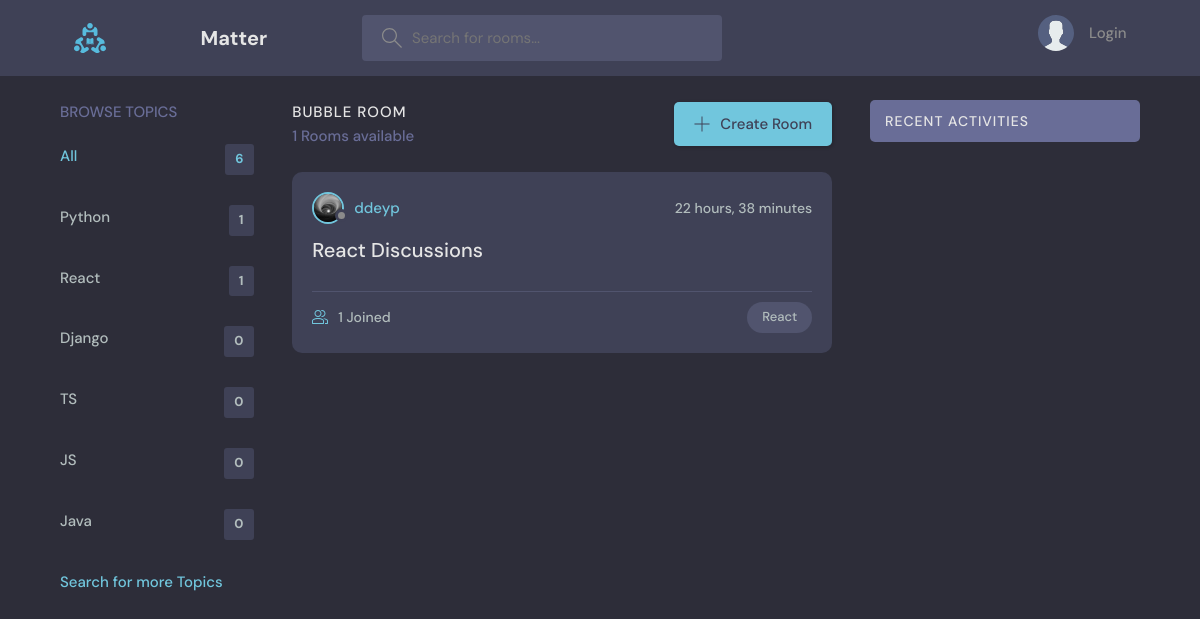
/matter/?q=React, run on an earlier commit of the app's database.
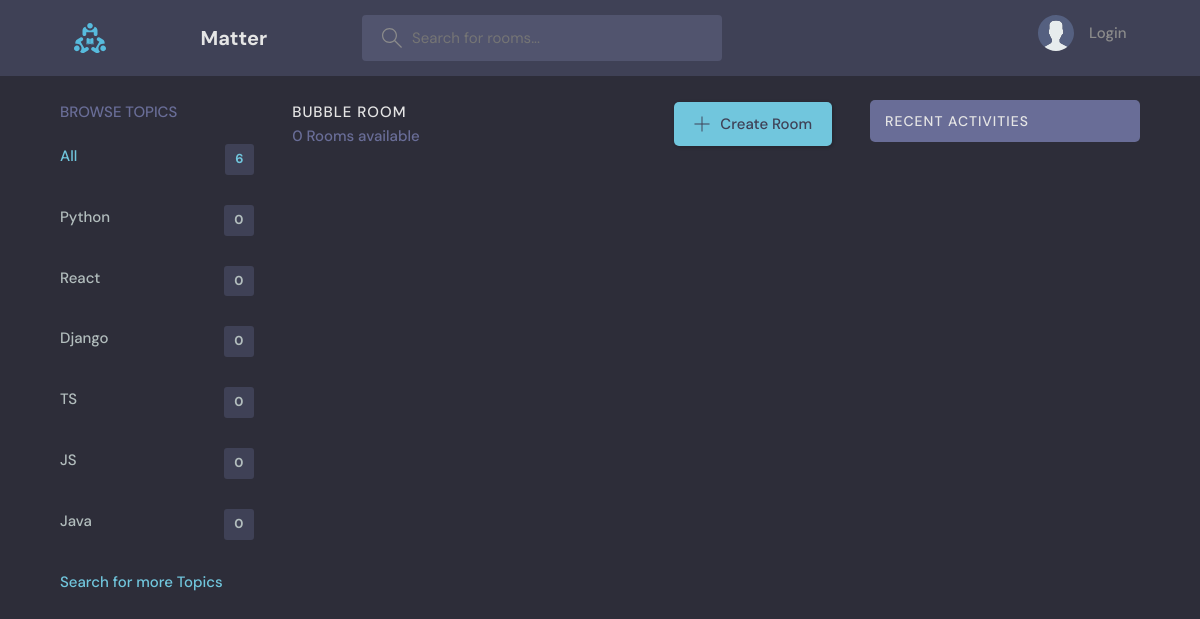
And on a later commit of the database.
### rooms/models.py (models this page shows, shortened)
class Topic(models.Model):
    name = models.CharField(max_length=200)

class Room(models.Model):
    host = models.ForeignKey(Profile, null=True, blank= True, on_delete=models.SET_NULL)
    topic = models.ForeignKey(Topic, on_delete=models.SET_NULL, null=True)
    name = models.CharField(max_length = 200)
    description = models.TextField(null=True, blank=True)
    participants = models.ManyToManyField(Profile, related_name='participants', blank=True)
    updated = models.DateTimeField(auto_now=True)
    created = models.DateTimeField(auto_now_add=True)
    id = models.UUIDField(default=uuid.uuid4, unique = True, primary_key=True, editable= False)
    class Meta:
        ordering =['-updated', '-created']

### users/models.py (models this page shows, shortened)
class Profile(models.Model):
    user = models.OneToOneField(User, on_delete = models.CASCADE, null=True, blank= True)
    name = models.CharField(max_length=200, blank=True, null=True)
    username = models.CharField(max_length=200, blank=True, null=True)
    email= models.EmailField(max_length=500, blank=True, null=True)
    location = models.CharField(max_length=200, blank=True, null=True)
    bio = models.TextField(null=True, blank=True)
    short_intro = models.TextField(blank=True, null=True)
    social_twitter = models.CharField(max_length=200, blank=True, null=True)
    social_linkedin = models.CharField(max_length=200, blank=True, null=True)
    social_youtube = models.CharField(max_length=200, blank=True, null=True)
    social_website = models.CharField(max_length=200, blank=True, null=True)
    social_instagram = models.CharField(max_length=200, blank=True, null=True)
    social_github = models.CharField(max_length=200, blank=True, null=True)
    profile_image = models.ImageField(null=True, blank=True, upload_to='profiles/', default = 'profiles/user-default.png')
    id = models.UUIDField(default=uuid.uuid4, unique = True, primary_key=True, editable= False)
    created_at = models.DateTimeField(auto_now_add=True)
    @property
    def imageURL(self):
        try:
            url = self.profile_image.url
        except:
            url = ''
        return url

### rooms/views.py (the view)
# urls.py: path('', views.home, name='home'),
def home(request):
    q = request.GET.get('q') if request.GET.get('q') != None else ''
    rooms = Room.objects.filter(Q(topic__name__icontains = q) | Q(name__icontains = q) | Q(description__icontains = q))
    topics = Topic.objects.all()
    room_count = rooms.count()
    room_replies = Replies.objects.filter(Q(room__topic__name__icontains = q))
    context ={'rooms': rooms, 'topics': topics, 'room_count': room_count, 'room_messages': room_replies}
    return render(request,'rooms/home.html', context)

### rooms/templates/rooms/home.html (shortened to what this page needs)
{% extends 'main2.html' %}
{% block content %}
    <main class="layout layout--3">
      <div class="container">
        {% include 'rooms/topics_components.html' %}
        <div class="roomList">
          <div class="roomList__header">
            <div>
              <h2>Bubble Room</h2>
              <p>{{room_count}} Rooms available</p>
            </div>
            <a class="btn btn--main" href="{% url 'create-room' %}">
              <svg version="1.1" xmlns="http://www.w3.org/2000/svg" width="32" height="32" viewBox="0 0 32 32">
                <title>add</title>
                <path
                  d="M16.943 0.943h-1.885v14.115h-14.115v1.885h14.115v14.115h1.885v-14.115h14.115v-1.885h-14.115v-14.115z"
                ></path>
              </svg>
              Create Room
            </a>
          </div>
          {% include 'rooms/feed_component.html' %}
        </div>
        {% include 'rooms/activity_component.html' %}
      </div>
    </main>
{% endblock %}

### rooms/templates/rooms/topics_components.html
 <div class="topics">
    <div class="topics__header">
      <h2>Browse Topics</h2>
    </div>
    <ul class="topics__list">
      <li>
        <a href="{% url 'home' %}" class="active">All <span>{{topics.count}}</span></a>
      </li>
      {% for topic in topics %}
      <li>
        <a href="{% url 'home' %}?q={{topic.name}}">{{topic.name}}<span>{{topic.room_set.all.count}}</span></a>
      </li>
      {% endfor %}
    </ul>
    <a class="btn btn--link">
      Search for more Topics
    </a>
  </div>

### rooms/templates/rooms/feed_component.html (shortened to what this page needs)
{% for room in rooms %}
<div class="roomListRoom">
    <div class="roomListRoom__header">
      <a href="{% url 'room-profile' room.host.id %}" class="roomListRoom__author">
        <div class="avatar avatar--small">
          <img src="{{room.host.imageURL}}" />
        </div>
        <span>{{room.host.username}}</span>
      </a>
      <div class="roomListRoom__actions">
        <span>{{room.created|timesince}}</span>
      </div>
    </div>
    <div class="roomListRoom__content">
      <a href="{% url 'rooms' room.id %}">{{room.name}}</a>
    </div>
    <div class="roomListRoom__meta">
      <a href="{% url 'rooms' room.id %}" class="roomListRoom__joined">
        {{room.participants.all.count}} Joined
      </a>
      <p class="roomListRoom__topic">{{room.topic.name}}</p>
    </div>
  </div>
{% endfor %}

What changed in the data, as far as the page shows it:
removed Room: host.imageURL (picture), host.username "ddeyp", created "22 hours, 38 minutes", name "React Discussions", participants.all.count "1", topic.name "React"
computed for Topic "Python": room_set.all.count "1" → "0"
computed for Topic "React": room_set.all.count "1" → "0"
Also different on the page:
{{ room_count }}: "1" → "0"
